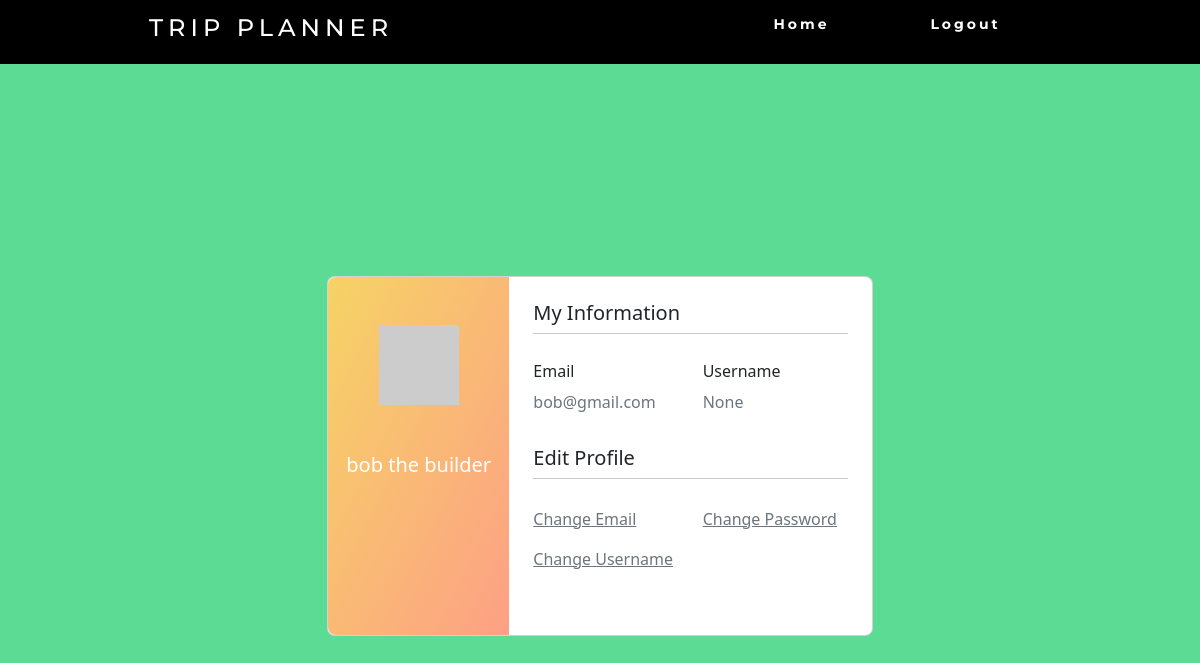
The page /profile/ (signed in) on the database its author committed.
### website/models.py (models this page shows)
class User(db.Model, UserMixin):
    id = db.Column(db.Integer, primary_key=True)
    email = db.Column(db.String(150), unique=True)
    password = db.Column(db.String(150))
    username = db.Column(db.String(150), unique=True)
    last_name = db.Column(db.String(150))
    first_name = db.Column(db.String(150))
    trip = db.relationship('Trip')
    menu = db.relationship('Menu')
    def avatar(self, size):
        digest = md5(self.email.lower().encode('utf-8')).hexdigest()
        return 'https://www.gravatar.com/avatar/{}?d=identicon&s={}'.format(
            digest, size)

### website/views.py (the view)
@views.route('/profile/', methods = ['GET', 'POST'])
@login_required
def profile():
    return render_template("profile.html", user=current_user)

### website/__init__.py (called while the page is built)
def create_app():
    app = Flask(__name__)
    app.config['SECRET_KEY'] = 'hjshjhdajah'
    app.config['SQLALCHEMY_DATABASE_URI'] = f'sqlite:///{DB_NAME}'
    app.config['SQLALCHEMY_TRACK_MODIFICATIONS'] = False
    db.init_app(app)
    from .views import views
    from .auth import auth
    app.register_blueprint(views, url_prefix='/')
    app.register_blueprint(auth, url_prefix='/')
    from .models import User, Trip
    create_database(app)
    login_manager = LoginManager()
    login_manager.login_view = 'auth.login'
    login_manager.init_app(app)
    @login_manager.user_loader
    def load_user(id):
        return User.query.get(int(id))
    return app

### website/templates/profile.html (shortened to what this page needs)
<!DOCTYPE html>
<html>
    <head>
        <link href="https://cdn.jsdelivr.net/npm/bootstrap@5.2.1/dist/css/bootstrap.min.css" rel="stylesheet">
        <link rel="stylesheet" href="https://cdn.jsdelivr.net/npm/bootstrap-icons@1.9.1/font/bootstrap-icons.css">
        <link rel="stylesheet" href="../static/css/profile.css">
        <link rel="stylesheet" href="../static/css/navbar.css">
        <link rel="stylesheet" href="https://cdn.jsdelivr.net/npm/@fortawesome/fontawesome-free@6.1.2/css/fontawesome.min.css">
    </head>
    <body>
        <nav>
          <div class="navheading">
              <h4>Trip Planner</h4>
            </div>
            <ul class="nav-links">
                <li><a href="/">Home</a></li>
                <li><a href="/logout">Logout</a></li>
            </ul>
          </nav>
        <section class="vh-100" style="background-color: #5CDB95;">
            <div class="container py-5 h-100">
              <div class="row d-flex justify-content-center align-items-center h-100">
                <div class="col col-lg-6 mb-4 mb-lg-0">
                  <div class="card mb-3" style="border-radius: .5rem;">
                    <div class="row g-0">
                      <div class="col-md-4 gradient-custom text-center text-white"
                        style="border-top-left-radius: .5rem; border-bottom-left-radius: .5rem;">
                        <img src="{{user.avatar(128)}}"
                          alt="Avatar" class="img-fluid my-5" style="width: 80px;" />
                        <h5>{{user.first_name}} {{user.last_name}}</h5>
                      </div>
                      <div class="col-md-8">
                        <div class="card-body p-4">
                          <h5>My Information</h5>
                          <hr class="mt-0 mb-4">
                          <div class="row pt-1">
                            <div class="col-6 mb-3">
                              <h6>Email</h6>
                              <p class="text-muted">{{user.email}}</p>
                            </div>
                            <div class="col-6 mb-3">
                              <h6>Username</h6>
                              <p class="text-muted">{{user.username}}</p>
                            </div>
                          </div>
                          <h5>Edit Profile</h5>
                          <hr class="mt-0 mb-4">
                          <div class="row pt-1">
                            <div class="col-6 mb-3">
                              <a class="text-muted" href="/email_reset/{{user.id}}">Change Email</a>
                            </div>
                            <div class="col-6 mb-3">
                              <a class="text-muted" href="/password_reset/{{user.id}}">Change Password</a>
                            </div>
                            <div class="col-6 mb-3">
                              <a class="text-muted" href="/username_reset/{{user.id}}">Change Username</a>
                            </div>
                          </div>
                          <div class="d-flex justify-content-start">
                            <a href="#!"></a>
                            <a href="#!"></a>
                          </div>
                        </div>
                      </div>
                    </div>
                  </div>
                </div>
              </div>
            </div>
          </section>
    </body>
</html>

### website/static/css/profile.css (style rules this page uses)
.gradient-custom { background: #f6d365; background: -webkit-linear-gradient(to right bottom, rgba(246, 211, 101, 1), rgba(253, 160, 133, 1)); background: linear-gradient(to right bottom, rgba(246, 211, 101, 1), rgba(253, 160, 133, 1)) }

### website/static/css/navbar.css (style rules this page uses)
nav { display: flex; justify-content: space-around; align-items: center; min-height: 8vh; background-color: black; font-family: "Montserrat", sans-serif; }
.nav-links { display: flex; justify-content: space-around; width: 30%; }
.nav-links li { list-style: none; }
.navheading { color: white; text-transform: uppercase; letter-spacing: 5px; font-size: 20px; }
.nav-links a { color: white; text-decoration: none; letter-spacing: 3px; font-weight: bold; font-size: 14px; padding: 14px 16px; }

### rows shown on the page
User: first_name "bob", last_name "the builder", email "bob@gmail.com", username "None"
